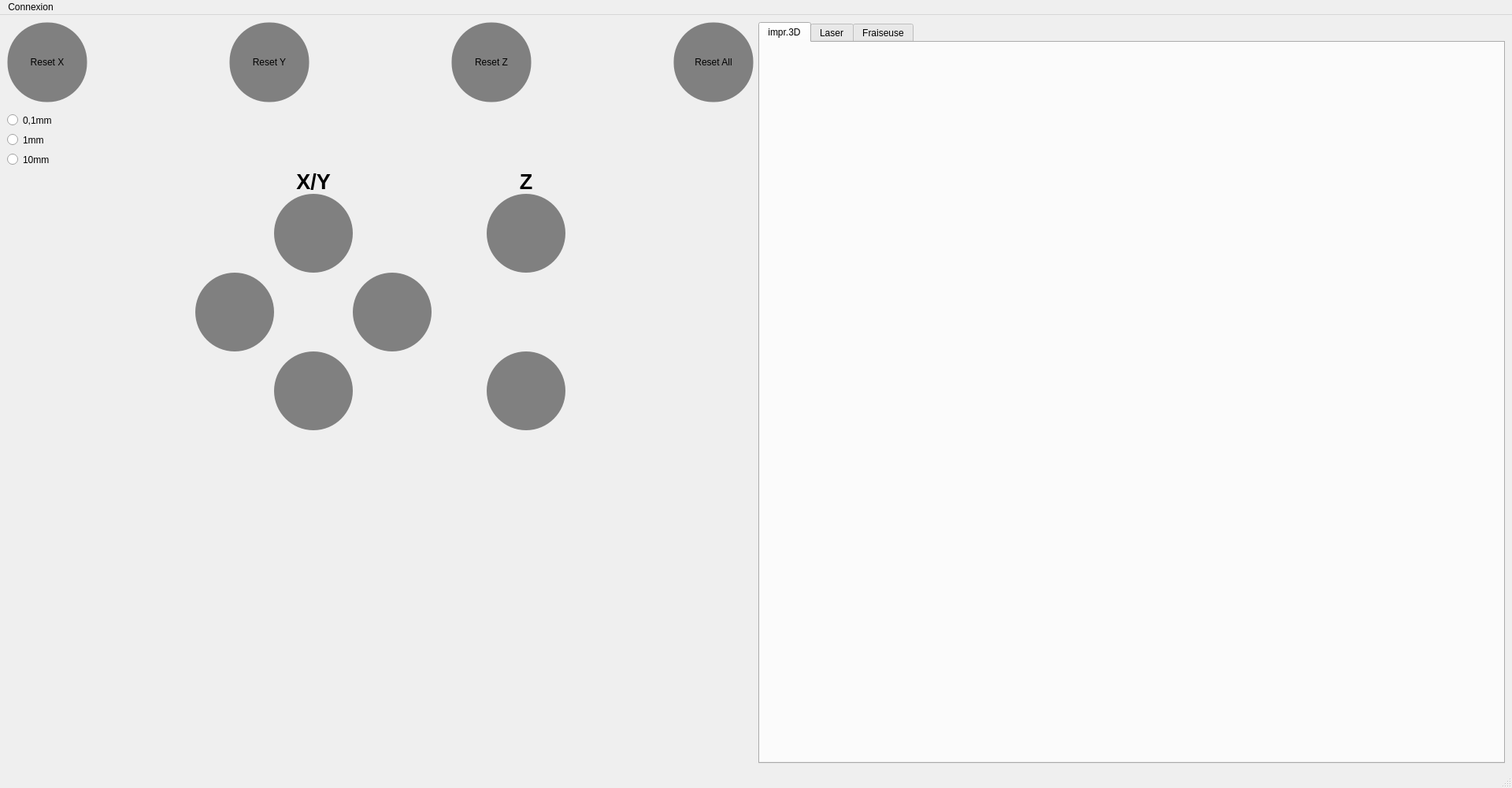
<?xml version="1.0" encoding="UTF-8"?>
<ui version="4.0">
 <class>MainWindow</class>
 <widget class="QMainWindow" name="MainWindow">
  <property name="geometry">
   <rect>
    <x>0</x>
    <y>0</y>
    <width>1920</width>
    <height>1000</height>
   </rect>
  </property>
  <property name="minimumSize">
   <size>
    <width>1920</width>
    <height>1000</height>
   </size>
  </property>
  <property name="maximumSize">
   <size>
    <width>1920</width>
    <height>1000</height>
   </size>
  </property>
  <property name="windowTitle">
   <string>MainWindow</string>
  </property>
  <widget class="QWidget" name="centralwidget">
   <layout class="QHBoxLayout" name="horizontalLayout">
    <item>
     <layout class="QHBoxLayout" name="horizontalLayout_2">
      <property name="spacing">
       <number>0</number>
      </property>
      <item>
       <layout class="QVBoxLayout" name="verticalLayout">
        <item>
         <layout class="QHBoxLayout" name="horizontalLayout_4">
          <property name="rightMargin">
           <number>0</number>
          </property>
          <item>
           <widget class="QPushButton" name="pushButton_4">
            <property name="styleSheet">
             <string notr="true"> background-color: grey;
 border-style: solid;
 border-width:1px;
 border-radius:50px;
min-width:100px;
min-height:100px;
max-width:100px;
max-height:100px;</string>
            </property>
            <property name="text">
             <string>Reset X</string>
            </property>
           </widget>
          </item>
          <item>
           <spacer name="horizontalSpacer_4">
            <property name="orientation">
             <enum>Qt::Horizontal</enum>
            </property>
            <property name="sizeHint" stdset="0">
             <size>
              <width>40</width>
              <height>20</height>
             </size>
            </property>
           </spacer>
          </item>
          <item>
           <widget class="QPushButton" name="pushButton_3">
            <property name="styleSheet">
             <string notr="true"> background-color: grey;
 border-style: solid;
 border-width:1px;
 border-radius:50px;
min-width:100px;
min-height:100px;
max-width:100px;
max-height:100px;</string>
            </property>
            <property name="text">
             <string>Reset Y</string>
            </property>
           </widget>
          </item>
          <item>
           <spacer name="horizontalSpacer_5">
            <property name="orientation">
             <enum>Qt::Horizontal</enum>
            </property>
            <property name="sizeHint" stdset="0">
             <size>
              <width>40</width>
              <height>20</height>
             </size>
            </property>
           </spacer>
          </item>
          <item>
           <widget class="QPushButton" name="pushButton_2">
            <property name="styleSheet">
             <string notr="true"> background-color: grey;
 border-style: solid;
 border-width:1px;
 border-radius:50px;
min-width:100px;
min-height:100px;
max-width:100px;
max-height:100px;</string>
            </property>
            <property name="text">
             <string>Reset Z</string>
            </property>
           </widget>
          </item>
          <item>
           <spacer name="horizontalSpacer_6">
            <property name="orientation">
             <enum>Qt::Horizontal</enum>
            </property>
            <property name="sizeHint" stdset="0">
             <size>
              <width>40</width>
              <height>20</height>
             </size>
            </property>
           </spacer>
          </item>
          <item>
           <widget class="QPushButton" name="pushButton">
            <property name="minimumSize">
             <size>
              <width>102</width>
              <height>102</height>
             </size>
            </property>
            <property name="maximumSize">
             <size>
              <width>102</width>
              <height>102</height>
             </size>
            </property>
            <property name="styleSheet">
             <string notr="true"> background-color: grey;
 border-style: solid;
 border-width:1px;
 border-radius:50px;
min-width:100px;
min-height:100px;
max-width:100px;
max-height:100px;</string>
            </property>
            <property name="text">
             <string>Reset All</string>
            </property>
           </widget>
          </item>
         </layout>
        </item>
        <item>
         <spacer name="verticalSpacer_2">
          <property name="orientation">
           <enum>Qt::Vertical</enum>
          </property>
          <property name="sizeType">
           <enum>QSizePolicy::Fixed</enum>
          </property>
          <property name="sizeHint" stdset="0">
           <size>
            <width>20</width>
            <height>10</height>
           </size>
          </property>
         </spacer>
        </item>
        <item>
         <layout class="QGridLayout" name="gridLayout">
          <item row="0" column="0">
           <widget class="QRadioButton" name="radioButton_3">
            <property name="minimumSize">
             <size>
              <width>0</width>
              <height>25</height>
             </size>
            </property>
            <property name="styleSheet">
             <string notr="true"/>
            </property>
            <property name="text">
             <string>0,1mm</string>
            </property>
           </widget>
          </item>
          <item row="1" column="0">
           <widget class="QRadioButton" name="radioButton_2">
            <property name="minimumSize">
             <size>
              <width>0</width>
              <height>25</height>
             </size>
            </property>
            <property name="text">
             <string>1mm</string>
            </property>
           </widget>
          </item>
          <item row="2" column="0">
           <widget class="QRadioButton" name="radioButton">
            <property name="minimumSize">
             <size>
              <width>0</width>
              <height>25</height>
             </size>
            </property>
            <property name="text">
             <string>10mm</string>
            </property>
           </widget>
          </item>
         </layout>
        </item>
        <item>
         <layout class="QGridLayout" name="gridLayout_2">
          <item row="1" column="2">
           <widget class="QLabel" name="label_2">
            <property name="font">
             <font>
              <pointsize>20</pointsize>
              <weight>75</weight>
              <bold>true</bold>
             </font>
            </property>
            <property name="text">
             <string>X/Y</string>
            </property>
            <property name="alignment">
             <set>Qt::AlignCenter</set>
            </property>
           </widget>
          </item>
          <item row="2" column="5">
           <widget class="QPushButton" name="pushButton_9">
            <property name="styleSheet">
             <string notr="true"> background-color:grey;
 border-style: solid;
 border-radius:50px;
 max-width:100px;
 max-height:100px;
 min-width:100px;
 min-height:100px;
</string>
            </property>
            <property name="text">
             <string/>
            </property>
            <property name="icon">
             <iconset>
              <normaloff>up.png</normaloff>up.png</iconset>
            </property>
            <property name="iconSize">
             <size>
              <width>70</width>
              <height>70</height>
             </size>
            </property>
           </widget>
          </item>
          <item row="4" column="5">
           <widget class="QPushButton" name="pushButton_12">
            <property name="styleSheet">
             <string notr="true"> background-color:grey;
 border-style: solid;
 border-radius:50px;
 max-width:100px;
 max-height:100px;
 min-width:100px;
 min-height:100px;
</string>
            </property>
            <property name="text">
             <string/>
            </property>
            <property name="icon">
             <iconset>
              <normaloff>bottom.png</normaloff>bottom.png</iconset>
            </property>
            <property name="iconSize">
             <size>
              <width>70</width>
              <height>70</height>
             </size>
            </property>
           </widget>
          </item>
          <item row="1" column="5">
           <layout class="QHBoxLayout" name="horizontalLayout_7">
            <item>
             <widget class="QLabel" name="label">
              <property name="font">
               <font>
                <pointsize>20</pointsize>
                <weight>75</weight>
                <bold>true</bold>
               </font>
              </property>
              <property name="text">
               <string>Z</string>
              </property>
              <property name="alignment">
               <set>Qt::AlignCenter</set>
              </property>
             </widget>
            </item>
           </layout>
          </item>
          <item row="3" column="5">
           <layout class="QGridLayout" name="gridLayout_4"/>
          </item>
          <item row="3" column="4">
           <spacer name="horizontalSpacer">
            <property name="orientation">
             <enum>Qt::Horizontal</enum>
            </property>
            <property name="sizeType">
             <enum>QSizePolicy::Fixed</enum>
            </property>
            <property name="sizeHint" stdset="0">
             <size>
              <width>70</width>
              <height>20</height>
             </size>
            </property>
           </spacer>
          </item>
          <item row="4" column="2">
           <widget class="QPushButton" name="Y_down">
            <property name="styleSheet">
             <string notr="true"> background-color:grey;
 border-style: solid;
 border-radius:50px;
 max-width:100px;
 max-height:100px;
 min-width:100px;
 min-height:100px;
</string>
            </property>
            <property name="text">
             <string/>
            </property>
            <property name="icon">
             <iconset>
              <normaloff>bottom.png</normaloff>bottom.png</iconset>
            </property>
            <property name="iconSize">
             <size>
              <width>70</width>
              <height>70</height>
             </size>
            </property>
           </widget>
          </item>
          <item row="2" column="2">
           <widget class="QPushButton" name="X_up">
            <property name="styleSheet">
             <string notr="true"> background-color:grey;
 border-style: solid;
 border-radius:50px;
 max-width:100px;
 max-height:100px;
 min-width:100px;
 min-height:100px;
</string>
            </property>
            <property name="text">
             <string/>
            </property>
            <property name="icon">
             <iconset>
              <normaloff>up.png</normaloff>up.png</iconset>
            </property>
            <property name="iconSize">
             <size>
              <width>70</width>
              <height>70</height>
             </size>
            </property>
           </widget>
          </item>
          <item row="3" column="3">
           <widget class="QPushButton" name="pushButton_6">
            <property name="styleSheet">
             <string notr="true"> background-color:grey;
 border-style: solid;
 border-radius:50px;
 max-width:100px;
 max-height:100px;
 min-width:100px;
 min-height:100px;
</string>
            </property>
            <property name="text">
             <string/>
            </property>
            <property name="icon">
             <iconset>
              <normaloff>right.png</normaloff>right.png</iconset>
            </property>
            <property name="iconSize">
             <size>
              <width>70</width>
              <height>70</height>
             </size>
            </property>
           </widget>
          </item>
          <item row="3" column="1">
           <widget class="QPushButton" name="pushButton_5">
            <property name="styleSheet">
             <string notr="true"> background-color:grey;
 border-style: solid;
 border-radius:50px;
 max-width:100px;
 max-height:100px;
 min-width:100px;
 min-height:100px;
</string>
            </property>
            <property name="text">
             <string/>
            </property>
            <property name="icon">
             <iconset>
              <normaloff>left.png</normaloff>left.png</iconset>
            </property>
            <property name="iconSize">
             <size>
              <width>70</width>
              <height>70</height>
             </size>
            </property>
           </widget>
          </item>
          <item row="2" column="6">
           <spacer name="horizontalSpacer_2">
            <property name="orientation">
             <enum>Qt::Horizontal</enum>
            </property>
            <property name="sizeHint" stdset="0">
             <size>
              <width>40</width>
              <height>20</height>
             </size>
            </property>
           </spacer>
          </item>
          <item row="5" column="2">
           <spacer name="verticalSpacer_3">
            <property name="orientation">
             <enum>Qt::Vertical</enum>
            </property>
            <property name="sizeType">
             <enum>QSizePolicy::Maximum</enum>
            </property>
            <property name="sizeHint" stdset="0">
             <size>
              <width>20</width>
              <height>600</height>
             </size>
            </property>
           </spacer>
          </item>
          <item row="0" column="2">
           <spacer name="verticalSpacer">
            <property name="orientation">
             <enum>Qt::Vertical</enum>
            </property>
            <property name="sizeHint" stdset="0">
             <size>
              <width>20</width>
              <height>40</height>
             </size>
            </property>
           </spacer>
          </item>
          <item row="3" column="0">
           <spacer name="horizontalSpacer_3">
            <property name="orientation">
             <enum>Qt::Horizontal</enum>
            </property>
            <property name="sizeHint" stdset="0">
             <size>
              <width>40</width>
              <height>20</height>
             </size>
            </property>
           </spacer>
          </item>
         </layout>
        </item>
       </layout>
      </item>
     </layout>
    </item>
    <item>
     <widget class="QTabWidget" name="tabWidget">
      <property name="minimumSize">
       <size>
        <width>0</width>
        <height>0</height>
       </size>
      </property>
      <property name="maximumSize">
       <size>
        <width>1200</width>
        <height>16777215</height>
       </size>
      </property>
      <property name="currentIndex">
       <number>0</number>
      </property>
      <widget class="QWidget" name="tab3d">
       <attribute name="title">
        <string>impr.3D</string>
       </attribute>
      </widget>
      <widget class="QWidget" name="tablaser">
       <attribute name="title">
        <string>Laser</string>
       </attribute>
      </widget>
      <widget class="QWidget" name="tabfraiseuse">
       <attribute name="title">
        <string>Fraiseuse</string>
       </attribute>
      </widget>
     </widget>
    </item>
   </layout>
  </widget>
  <widget class="QMenuBar" name="menubar">
   <property name="geometry">
    <rect>
     <x>0</x>
     <y>0</y>
     <width>1920</width>
     <height>18</height>
    </rect>
   </property>
   <widget class="QMenu" name="menuConnexion">
    <property name="title">
     <string>Connexion</string>
    </property>
    <addaction name="actionname"/>
    <addaction name="separator"/>
    <addaction name="actionName"/>
   </widget>
   <addaction name="menuConnexion"/>
  </widget>
  <widget class="QStatusBar" name="statusbar"/>
  <action name="actionname">
   <property name="checkable">
    <bool>true</bool>
   </property>
   <property name="checked">
    <bool>false</bool>
   </property>
   <property name="text">
    <string>name</string>
   </property>
  </action>
  <action name="actionName">
   <property name="checkable">
    <bool>true</bool>
   </property>
   <property name="text">
    <string>Name</string>
   </property>
  </action>
 </widget>
 <resources/>
 <connections/>
</ui>
